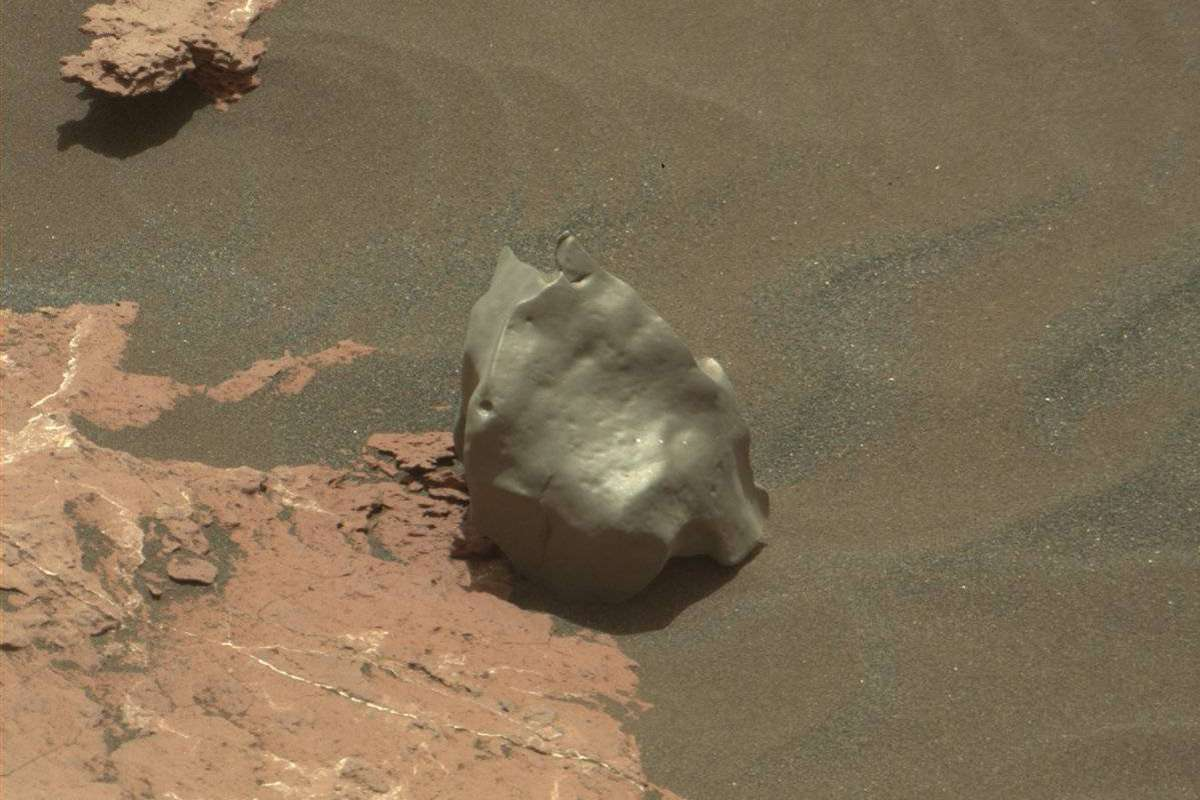
#> input picture threads/img1.jpg, 1200 x 800 px
$ python -i detect_bright_spots.py   (imports and definitions only)
#> lines starting #> are read from the running program, lines starting #| are printed output that depends on the picture; after the words box and inside, x2 and y2 are one past the last pixel; in counts of white or black regions, pixels touching at a corner belong together
def main(file_name):


	# import the necessary packages
#> called with file_name = 'img1.jpg'
	from imutils import contours
	from skimage import measure
	import numpy as np
	import argparse
	import imutils
	import cv2
	import random


	'''
	# construct the argument parse and parse the arguments
	ap = argparse.ArgumentParser()
	ap.add_argument("-i", "--image", required=True,
		help="path to the image file")
	args = vars(ap.parse_args())'''

	# load the image, convert it to grayscale, and blur it
	image = cv2.imread(file_name)
#> image is the input picture: shape (800, 1200, 3); mean B, G, R 85.9, 111.1, 128.9
	gray = cv2.cvtColor(image, cv2.COLOR_BGR2GRAY)
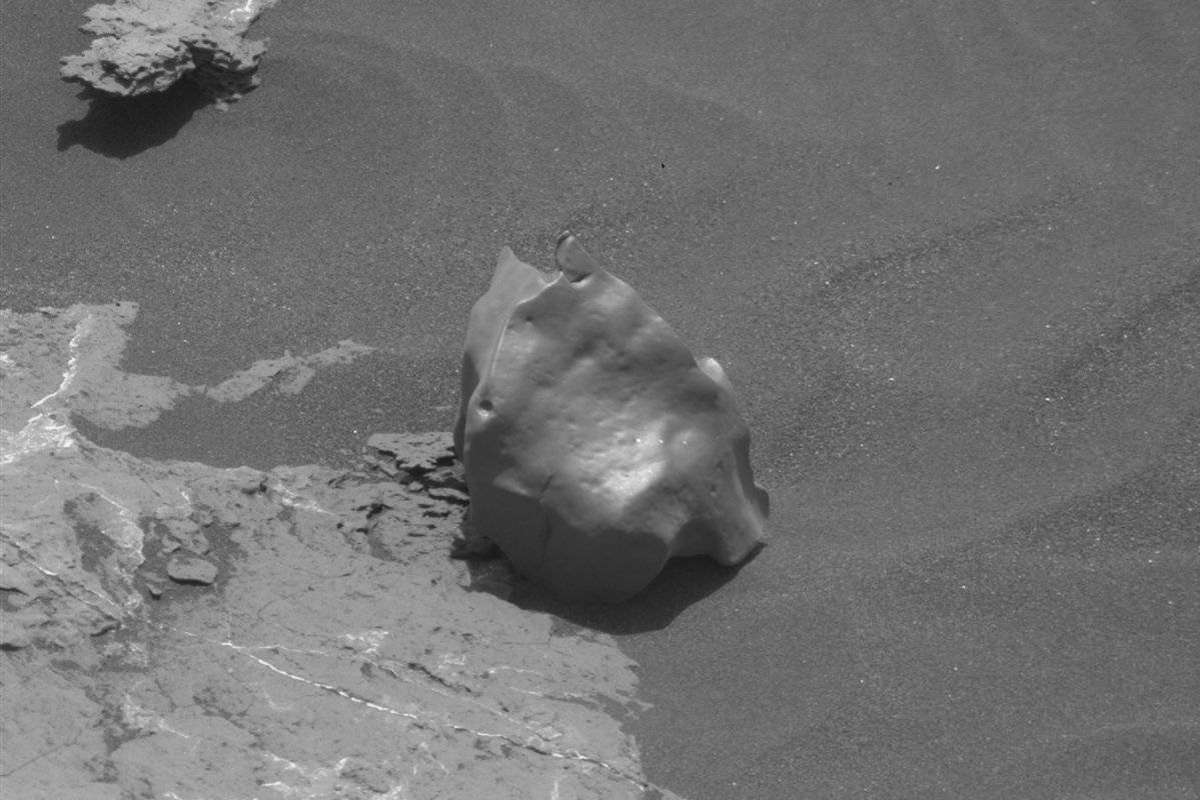
#> gray: shape (800, 1200); min 13, max 252, mean 113.5
	blurred = cv2.GaussianBlur(gray, (11, 11), 0)

	'''cv2.imshow("image", blurred)
	cv2.waitKey(0)'''


	thresh = cv2.threshold(blurred, 200, 255, cv2.THRESH_BINARY)[1]
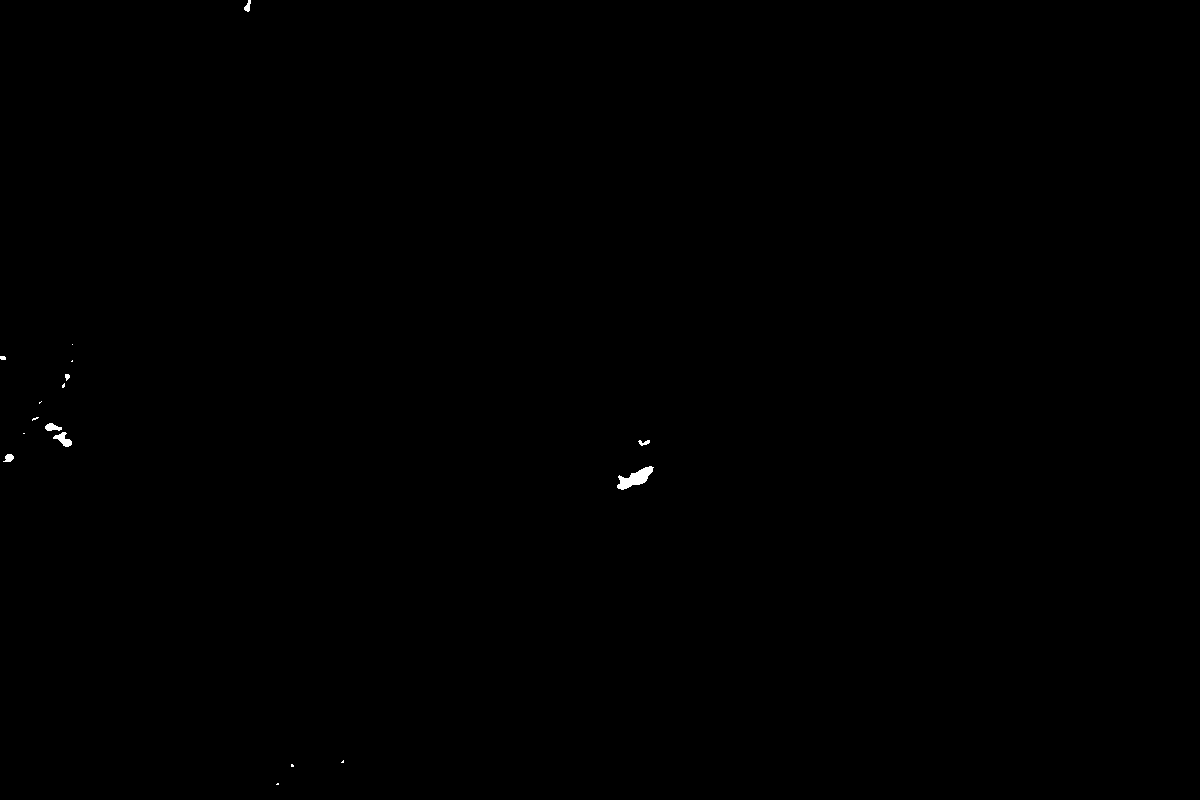
#> thresh: shape (800, 1200); 0.09% white; 17 white regions (9 under 20 px), largest, box (x1, y1, x2, y2) and area: (617, 466, 654, 490) 418, (53, 432, 72, 447) 140, (45, 423, 62, 431) 91

	# perform a series of erosions and dilations to remove
	# any small blobs of noise from the thresholded image
	thresh = cv2.erode(thresh, None, iterations=2)
#> thresh: shape (800, 1200); 0.02% white; 6 white regions (5 under 20 px), largest, box (x1, y1, x2, y2) and area: (620, 469, 651, 487) 183
	thresh = cv2.dilate(thresh, None, iterations=4)
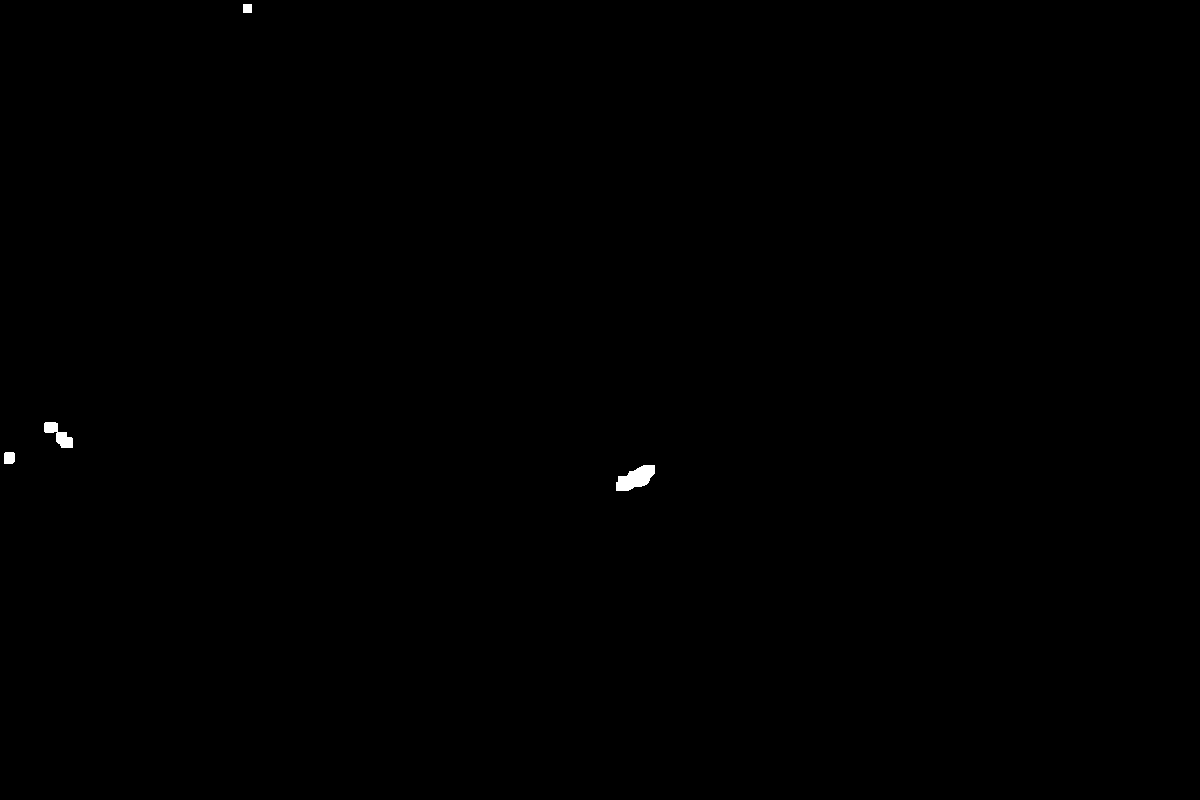
#> thresh: shape (800, 1200); 0.13% white; 4 white regions, box (x1, y1, x2, y2) and area: (616, 465, 655, 491) 639, (44, 422, 73, 448) 365, (4, 452, 15, 464) 127, (243, 4, 252, 13) 81

	# perform a connected component analysis on the thresholded
	# image, then initialize a mask to store only the "large"
	# components
	labels = measure.label(thresh, neighbors=8, background=0)
#> labels: shape (800, 1200) int64; 5 distinct labels, from 0 to 4
	mask = np.zeros(thresh.shape, dtype="uint8")

	# loop over the unique components
	for label in np.unique(labels):
		# if this is the background label, ignore it
		if label == 0:
			continue

		# otherwise, construct the label mask and count the
		# number of pixels
		labelMask = np.zeros(thresh.shape, dtype="uint8")
		labelMask[labels == label] = 255
		numPixels = cv2.countNonZero(labelMask)

		# if the number of pixels in the component is sufficiently
		# large, then add it to our mask of "large blobs"
		if numPixels > 300:
			mask = cv2.add(mask, labelMask)
#> this loop made 5 passes
#> numPixels on passes 2 to 5: 81, 365, 127, 639
#> labelMask: shape (800, 1200); 0.07% white; 1 white region, box (x1, y1, x2, y2) and area: (616, 465, 655, 491) 639
#> mask: shape (800, 1200); 0.1% white; 2 white regions

		# find the contours in the mask, then sort them from left to
	# right
	cnts = cv2.findContours(mask.copy(), cv2.RETR_EXTERNAL,
		cv2.CHAIN_APPROX_SIMPLE)
#> cnts = 2 contours; box (x1, y1, x2, y2) and area: (616, 465, 655, 491) 587, (44, 422, 73, 448) 316
	cnts = imutils.grab_contours(cnts)
	cnts = contours.sort_contours(cnts)[0]

	# loop over the contours
	for (i, c) in enumerate(cnts):
		# draw the bright spot on the image
		(x, y, w, h) = cv2.boundingRect(c)
		((cX, cY), radius) = cv2.minEnclosingCircle(c)
		cv2.circle(image, (int(cX), int(cY)), int(radius),
			(0, 0, 255), 2)
		'''cv2.putText(image, "#{}".format(i + 1), (x, y - 15),
			cv2.FONT_HERSHEY_SIMPLEX, 0.45, (0, 0, 255), 2)'''
#> this loop made 2 passes
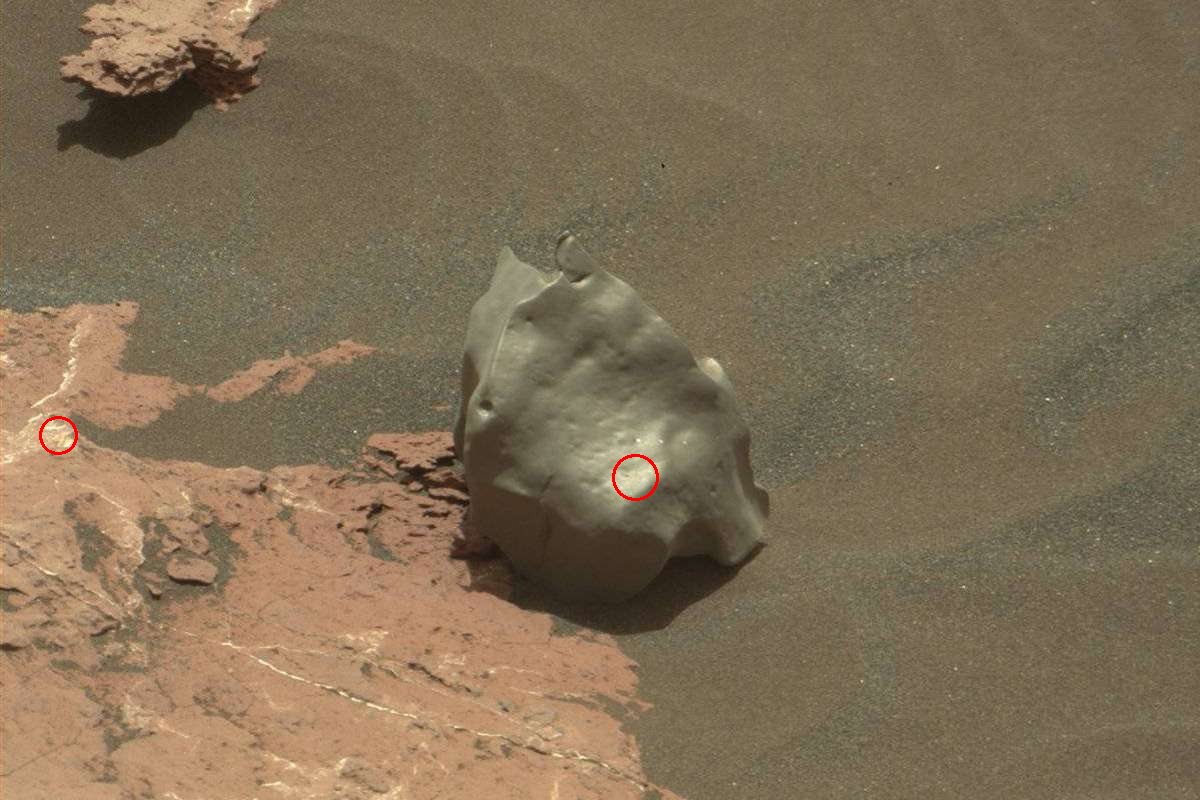
#> image: shape (800, 1200, 3); 0.08% of pixels changed, all inside (x1, y1, x2, y2) = (39, 416, 659, 501)


	t=random.randint(1,100)
	# show the output image
	cv2.imshow("Image", image)
	#cv2.waitKey(0)

	cv2.imwrite("%s.jpg"%t, image)
	cv2.destroyAllWindows()

>>> result = main('img1.jpg')
